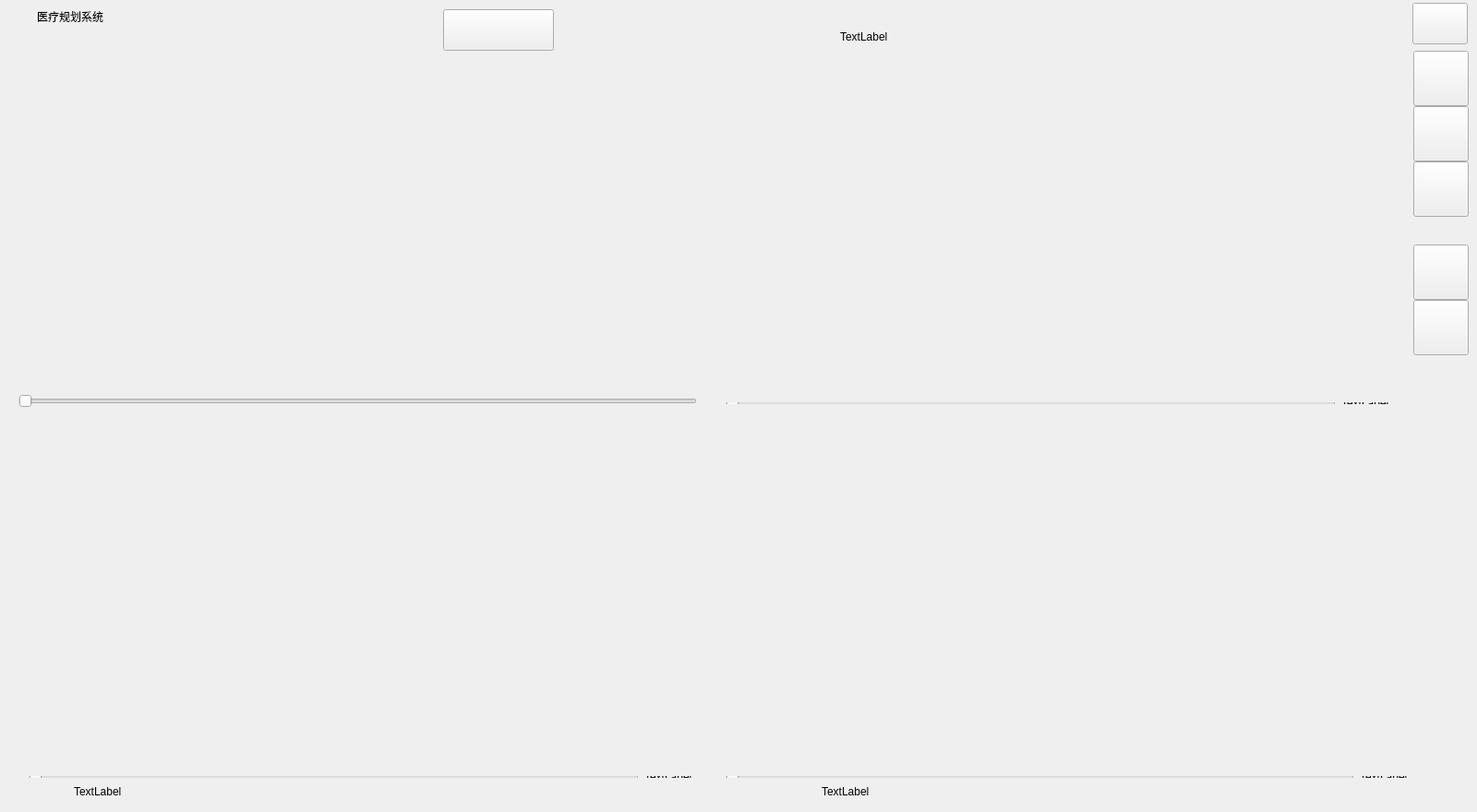
<?xml version="1.0" encoding="UTF-8"?>
<ui version="4.0">
 <class>Widget</class>
 <widget class="QWidget" name="Widget">
  <property name="geometry">
   <rect>
    <x>0</x>
    <y>0</y>
    <width>1600</width>
    <height>880</height>
   </rect>
  </property>
  <property name="windowTitle">
   <string>按下键盘0~6旋转体绘制材质</string>
  </property>
  <widget class="QVTKWidget" name="volumeWidget">
   <property name="geometry">
    <rect>
     <x>20</x>
     <y>55</y>
     <width>735</width>
     <height>365</height>
    </rect>
   </property>
  </widget>
  <widget class="QVTKWidget" name="sagitalWidget">
   <property name="geometry">
    <rect>
     <x>775</x>
     <y>55</y>
     <width>735</width>
     <height>365</height>
    </rect>
   </property>
  </widget>
  <widget class="QVTKWidget" name="coronalWidget">
   <property name="geometry">
    <rect>
     <x>20</x>
     <y>455</y>
     <width>735</width>
     <height>365</height>
    </rect>
   </property>
  </widget>
  <widget class="QVTKWidget" name="axialWidget">
   <property name="geometry">
    <rect>
     <x>775</x>
     <y>455</y>
     <width>735</width>
     <height>365</height>
    </rect>
   </property>
  </widget>
  <widget class="QLabel" name="logoLabel">
   <property name="geometry">
    <rect>
     <x>40</x>
     <y>10</y>
     <width>131</width>
     <height>16</height>
    </rect>
   </property>
   <property name="text">
    <string>医疗规划系统</string>
   </property>
  </widget>
  <widget class="QPushButton" name="navigationButton">
   <property name="geometry">
    <rect>
     <x>480</x>
     <y>10</y>
     <width>120</width>
     <height>45</height>
    </rect>
   </property>
   <property name="text">
    <string/>
   </property>
  </widget>
  <widget class="QLabel" name="hintLabel">
   <property name="geometry">
    <rect>
     <x>760</x>
     <y>5</y>
     <width>750</width>
     <height>40</height>
    </rect>
   </property>
   <property name="text">
    <string/>
   </property>
  </widget>
  <widget class="QPushButton" name="exitButton">
   <property name="geometry">
    <rect>
     <x>1530</x>
     <y>3</y>
     <width>60</width>
     <height>45</height>
    </rect>
   </property>
   <property name="text">
    <string/>
   </property>
  </widget>
  <widget class="QPushButton" name="greenButton1">
   <property name="geometry">
    <rect>
     <x>1531</x>
     <y>55</y>
     <width>60</width>
     <height>60</height>
    </rect>
   </property>
   <property name="text">
    <string/>
   </property>
  </widget>
  <widget class="QPushButton" name="greenButton2">
   <property name="geometry">
    <rect>
     <x>1531</x>
     <y>115</y>
     <width>60</width>
     <height>60</height>
    </rect>
   </property>
   <property name="text">
    <string/>
   </property>
  </widget>
  <widget class="QPushButton" name="shrinkButton">
   <property name="geometry">
    <rect>
     <x>1531</x>
     <y>325</y>
     <width>60</width>
     <height>60</height>
    </rect>
   </property>
   <property name="text">
    <string/>
   </property>
  </widget>
  <widget class="QPushButton" name="magnifyButton">
   <property name="geometry">
    <rect>
     <x>1531</x>
     <y>265</y>
     <width>60</width>
     <height>60</height>
    </rect>
   </property>
   <property name="text">
    <string/>
   </property>
  </widget>
  <widget class="QPushButton" name="translateButton">
   <property name="geometry">
    <rect>
     <x>1531</x>
     <y>175</y>
     <width>60</width>
     <height>60</height>
    </rect>
   </property>
   <property name="text">
    <string/>
   </property>
  </widget>
  <widget class="QSlider" name="volumeSlider">
   <property name="geometry">
    <rect>
     <x>20</x>
     <y>425</y>
     <width>735</width>
     <height>20</height>
    </rect>
   </property>
   <property name="orientation">
    <enum>Qt::Horizontal</enum>
   </property>
  </widget>
  <widget class="QLabel" name="coronalLabel">
   <property name="geometry">
    <rect>
     <x>80</x>
     <y>850</y>
     <width>421</width>
     <height>16</height>
    </rect>
   </property>
   <property name="text">
    <string>TextLabel</string>
   </property>
  </widget>
  <widget class="QLabel" name="axialLabel">
   <property name="geometry">
    <rect>
     <x>890</x>
     <y>850</y>
     <width>391</width>
     <height>16</height>
    </rect>
   </property>
   <property name="text">
    <string>TextLabel</string>
   </property>
  </widget>
  <widget class="QLabel" name="sagitalLabel">
   <property name="geometry">
    <rect>
     <x>910</x>
     <y>30</y>
     <width>421</width>
     <height>20</height>
    </rect>
   </property>
   <property name="text">
    <string>TextLabel</string>
   </property>
  </widget>
  <widget class="QWidget" name="layoutWidget">
   <property name="geometry">
    <rect>
     <x>20</x>
     <y>830</y>
     <width>741</width>
     <height>24</height>
    </rect>
   </property>
   <layout class="QHBoxLayout" name="horizontalLayout">
    <item>
     <widget class="QSlider" name="coronalSlider">
      <property name="orientation">
       <enum>Qt::Horizontal</enum>
      </property>
     </widget>
    </item>
    <item>
     <widget class="QLabel" name="coronalSliderNum">
      <property name="text">
       <string>TextLabel</string>
      </property>
     </widget>
    </item>
   </layout>
  </widget>
  <widget class="QWidget" name="layoutWidget">
   <property name="geometry">
    <rect>
     <x>775</x>
     <y>830</y>
     <width>761</width>
     <height>24</height>
    </rect>
   </property>
   <layout class="QHBoxLayout" name="horizontalLayout_2">
    <item>
     <widget class="QSlider" name="axialSlider">
      <property name="orientation">
       <enum>Qt::Horizontal</enum>
      </property>
     </widget>
    </item>
    <item>
     <widget class="QLabel" name="axialSliderNum">
      <property name="text">
       <string>TextLabel</string>
      </property>
     </widget>
    </item>
   </layout>
  </widget>
  <widget class="QWidget" name="layoutWidget">
   <property name="geometry">
    <rect>
     <x>775</x>
     <y>425</y>
     <width>741</width>
     <height>24</height>
    </rect>
   </property>
   <layout class="QHBoxLayout" name="horizontalLayout_3">
    <item>
     <widget class="QSlider" name="sagitalSlider">
      <property name="orientation">
       <enum>Qt::Horizontal</enum>
      </property>
     </widget>
    </item>
    <item>
     <widget class="QLabel" name="sagitalSliderNum">
      <property name="text">
       <string>TextLabel</string>
      </property>
     </widget>
    </item>
   </layout>
  </widget>
  <zorder>layoutWidget</zorder>
  <zorder>layoutWidget</zorder>
  <zorder>layoutWidget</zorder>
  <zorder>greenButton1</zorder>
  <zorder>volumeWidget</zorder>
  <zorder>sagitalWidget</zorder>
  <zorder>coronalWidget</zorder>
  <zorder>axialWidget</zorder>
  <zorder>logoLabel</zorder>
  <zorder>navigationButton</zorder>
  <zorder>hintLabel</zorder>
  <zorder>exitButton</zorder>
  <zorder>greenButton2</zorder>
  <zorder>shrinkButton</zorder>
  <zorder>magnifyButton</zorder>
  <zorder>translateButton</zorder>
  <zorder>volumeSlider</zorder>
  <zorder>coronalLabel</zorder>
  <zorder>axialLabel</zorder>
  <zorder>sagitalLabel</zorder>
 </widget>
 <layoutdefault spacing="6" margin="11"/>
 <customwidgets>
  <customwidget>
   <class>QVTKWidget</class>
   <extends>QWidget</extends>
   <header>QVTKWidget.h</header>
  </customwidget>
 </customwidgets>
 <resources/>
 <connections/>
</ui>
